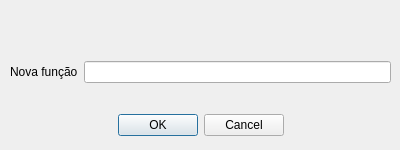
<?xml version="1.0" encoding="UTF-8"?>
<ui version="4.0">
 <class>LehFuncao</class>
 <widget class="QDialog" name="LehFuncao">
  <property name="geometry">
   <rect>
    <x>0</x>
    <y>0</y>
    <width>400</width>
    <height>150</height>
   </rect>
  </property>
  <property name="windowTitle">
   <string>Dialog</string>
  </property>
  <widget class="QDialogButtonBox" name="buttonBox">
   <property name="geometry">
    <rect>
     <x>0</x>
     <y>100</y>
     <width>401</width>
     <height>51</height>
    </rect>
   </property>
   <property name="orientation">
    <enum>Qt::Orientation::Horizontal</enum>
   </property>
   <property name="standardButtons">
    <set>QDialogButtonBox::StandardButton::Cancel|QDialogButtonBox::StandardButton::Ok</set>
   </property>
   <property name="centerButtons">
    <bool>true</bool>
   </property>
  </widget>
  <widget class="QWidget" name="">
   <property name="geometry">
    <rect>
     <x>0</x>
     <y>50</y>
     <width>401</width>
     <height>44</height>
    </rect>
   </property>
   <layout class="QHBoxLayout" name="horizontalLayout">
    <property name="leftMargin">
     <number>10</number>
    </property>
    <property name="topMargin">
     <number>10</number>
    </property>
    <property name="rightMargin">
     <number>10</number>
    </property>
    <property name="bottomMargin">
     <number>10</number>
    </property>
    <item>
     <widget class="QLabel" name="label">
      <property name="text">
       <string>Nova função</string>
      </property>
     </widget>
    </item>
    <item>
     <widget class="QLineEdit" name="lineEdit"/>
    </item>
   </layout>
  </widget>
 </widget>
 <resources/>
 <connections>
  <connection>
   <sender>buttonBox</sender>
   <signal>accepted()</signal>
   <receiver>LehFuncao</receiver>
   <slot>accept()</slot>
   <hints>
    <hint type="sourcelabel">
     <x>248</x>
     <y>254</y>
    </hint>
    <hint type="destinationlabel">
     <x>157</x>
     <y>274</y>
    </hint>
   </hints>
  </connection>
  <connection>
   <sender>buttonBox</sender>
   <signal>rejected()</signal>
   <receiver>LehFuncao</receiver>
   <slot>reject()</slot>
   <hints>
    <hint type="sourcelabel">
     <x>316</x>
     <y>260</y>
    </hint>
    <hint type="destinationlabel">
     <x>286</x>
     <y>274</y>
    </hint>
   </hints>
  </connection>
 </connections>
</ui>
